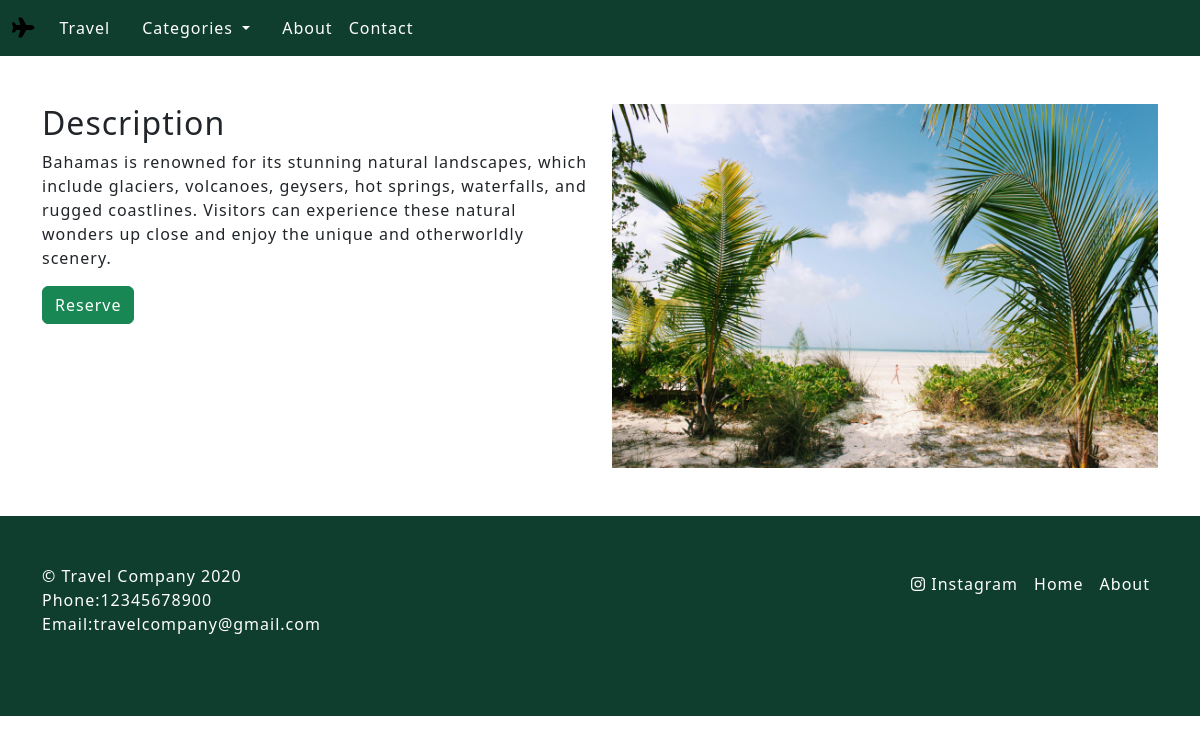
/detail/17, run on the app's committed database.
### appDjango/models.py (models this page shows, shortened)
class Item(models.Model):
    item_id = models.AutoField(primary_key=True)
    item_title = models.CharField(max_length=250, null=True, blank=True)
    item_description = models.TextField(max_length=9000, null=True, blank=True)
    item_image = models.ImageField(upload_to='item/', null=True, blank=True)
    item_category = models.ForeignKey(Category, null=True, blank=True, on_delete=models.CASCADE)

### appDjango/views.py (the view)
# urls.py: path('detail/<id>', views.detailItem, name='detail'),
def detailItem(request, id):
    categories = Category.objects.all()
    itemdetails = Item.objects.get(item_id=id)
    context = {"details": itemdetails, "cat": categories}
    return render(request, "detailItem.html", context)

### appDjango/templates/detailItem.html (shortened to what this page needs)
<!DOCTYPE html>
{% extends 'base/index.html' %}
{% load static %}
{% block content %}
<div class="container mb-5">
    <div class="row mt-5">
        <div class="col-12 col-md-6">
            <h2>Description</h2>
            <p>{{details.item_description}}</p>
            <a href="{% url 'reserve' %}" class="btn btn-success">Reserve</a>
        </div>
        <div class="col-12 col-md-6">
            <img src="{{details.item_image.url}}" class="img-fluid" alt="">
        </div>
    </div>
</div>
{% endblock %}

### appDjango/templates/base/index.html (shortened to what this page needs)
<!DOCTYPE html>
{% load static %}
<html lang="en">
<head>
    <link rel="stylesheet" href="https://cdnjs.cloudflare.com/ajax/libs/font-awesome/6.4.2/css/all.min.css"
 />
    <link rel="stylesheet" href="{% static 'css/bootstrap.min.css' %}">
    <link rel="stylesheet" href="{% static 'css/style.css' %}">
</head>
<body>
    {% include 'base/navbar.html' %}
    {% block content %}
    {% endblock %}
    {% include 'base/footer.html' %}
</body>
</html>

### appDjango/templates/base/navbar.html (shortened to what this page needs)
{% load static %}
<nav class="navbar navbar-expand-lg ">
    <div class="container-fluid">
        <a class="navbar-brand" href="{% url 'home' %}"><i class="fa-solid fa-plane"></i></a>
        <div class="collapse navbar-collapse" id="navbarSupportedContent">
            <ul class="navbar-nav me-auto mb-2 mb-lg-0">
                <li class="nav-item">
                    <a class="nav-link" aria-current="page" href="{% url 'home' %}">Travel</a>
                </li>
                <li class="nav-item dropdown px-3">
                    <a class="nav-link dropdown-toggle" href="#" id="navbarDropdown" role="button"
                        data-bs-toggle="dropdown" aria-expanded="true">
                        Categories
                    </a>
                </li>
                <li class="nav-item">
                    <a class="nav-link" href="{% url 'about' %}">About</a>
                </li>
                <li class="nav-item">
                    <a class="nav-link" href="{% url 'contact' %}">Contact</a>
                </li>
            </ul>
        </div>
    </div>
</nav>

### appDjango/templates/base/footer.html
<div class="footer container-fluid px-0 text-white">
    <footer class="container py-5">
        <div class="row">
            <div class="col">
                <p class="mb-0 text-white">&copy; Travel Company 2020</p>
                <p  class="mb-0 text-white">Phone:12345678900</p>
                <p  class="mb-0 text-white">Email:travelcompany@gmail.com</p>
                <a href="/" class="pt-5">
                    <svg class="bi me-2" width="40" height="32">
                        <use xlink:href="#bootstrap" />
                    </svg>
                </a>
            </div>
            <div class="col">
                <ul class="nav justify-content-end">
                    <li class="nav-item"><a href="https://www.instagram.com/" class="nav-link px-2 text-white"><i
                                class="fa-brands fa-instagram"></i>
                            Instagram</a></li>
                    <li class="nav-item"><a href="{% url 'home' %}" class="nav-link px-2 text-white">Home</a></li>
                    <li class="nav-item"><a href="{% url 'about' %}" class="nav-link px-2 text-white">About</a></li>
                </ul>
            </div>
        </div>
    </footer>
</div>

### appDjango/static/css/style.css (style rules this page uses)
* { margin: 0; padding: 0; }
body { font-size: 1 rem; line-height: 1.5; letter-spacing: 1px; }
.navbar, .footer { background-color: #103E2E; }
.navbar .nav-link { color: #fff; }

### data on the page
Item: item_description "Bahamas is renowned for its stunning natural landscapes, which include glaciers, volcanoes, geysers, hot springs, waterfalls, and rugged coastlines. Visitors can experience these natural wonders up close and enjoy the unique and otherworldly scenery.", item_image (picture)
